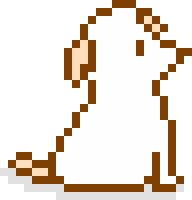
#> input picture tool/dog.gif, 24 x 25 px (shown 8 times larger)
$ python git.py
#> lines starting #> are read from the running program, lines starting #| are printed output that depends on the picture
#-*- coding: UTF-8 -*-

import os
from PIL import Image
import struct

def analyseImage(path):
    '''
    Pre-process pass over the image to determine the mode (full or additive).
    Necessary as assessing single frames isn't reliable. Need to know the mode
    before processing all frames.
    '''
#> called with path = 'dog.gif'
    im = Image.open(path)
#> im is the input picture: PIL image 24x25 P; mean R, G, B, A 233.9, 223.6, 213.3, 143.7
    results = {
        'size': im.size,
        'mode': 'full',
    }
#> results = {'size': (24, 25), 'mode': 'full'}
    try:
        while True:
            if im.tile:
                tile = im.tile[0]
                update_region = tile[1]
                update_region_dimensions = update_region[2:]
                if update_region_dimensions != im.size:
                    results['mode'] = 'partial'
                    break
            im.seek(im.tell() + 1)
#> this loop made 2 passes
#> tile on pass 2: ('gif', (0, 0, 24, 25), 986, (8, False, -1))
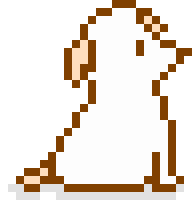
#> im: PIL image 24x25 RGBA (shown 8 times larger); mean R, G, B, A 234.4, 224.4, 214.3, 141.5; transparent parts drawn white
    except EOFError:
        pass
    return results


def processImage(path):
    '''
    Iterate the GIF, extracting each frame.
    '''
    mode = analyseImage(path)['mode']
#> mode = 'full'

    im = Image.open(path)

    i = 0
    p = im.getpalette()
#> p = 768 values, max 255 at index 0, min 0 at index 8, mean 3.98
    # last_frame = im.convert('RGBA')

    weigth = im.size[0]#320 #图片
#> weigth = 24
    length = im.size[1]#240 #图片长度
#> length = 25
    type   = 2   #1 jpg 2 png

    fn_bin = path + ".bin"
    f_bin = open(fn_bin, 'wb')
    f_bin.write(struct.pack('<B', type)) #type
    f_bin.write(struct.pack('<H', weigth)) #weite size
    f_bin.write(struct.pack('<H', length))

    try:
        while True:
            print ("saving %s (%s) frame %d, %s %s" % (path, mode, i, im.size, im.tile))
            '''
            If the GIF uses local colour tables, each frame will have its own palette.
            If not, we need to apply the global palette to the new frame.
            '''
            if not im.getpalette():
                im.putpalette(p)

            # new_frame = Image.new('RGBA', im.size)
            # im.show()
            for h in range(length):
                for w in range(weigth):
                    # 16 bit colors
                    r =  im.getpixel((w, h))[0] >> 3
                    g =  im.getpixel((w, h))[1] >> 2
                    b =  im.getpixel((w, h))[2] >> 3
                    px_out = (r << 11) + (g << 5) + b
                    f_bin.write(struct.pack('<H', px_out))
                    f_bin.write(struct.pack('<B', im.getpixel((w, h))[3]))
            '''
            Is this file a "partial"-mode GIF where frames update a region of a different size to the entire image?
            If so, we need to construct the new frame by pasting it on top of the preceding frames.
            '''
            # [5 lines of commented-out code are left out]

            i += 1
            # last_frame = new_frame
            im.seek(im.tell() + 1)
#> this loop made 1 pass
#| saving dog.gif (full) frame 0, (24, 25) []
#> after the loop, i = 0
    except EOFError:
        pass
    f_bin.close()


def main():
    processImage('dog.gif')


if __name__ == "__main__":
#> (the run stopped early here; a loop or call above may not have finished)
